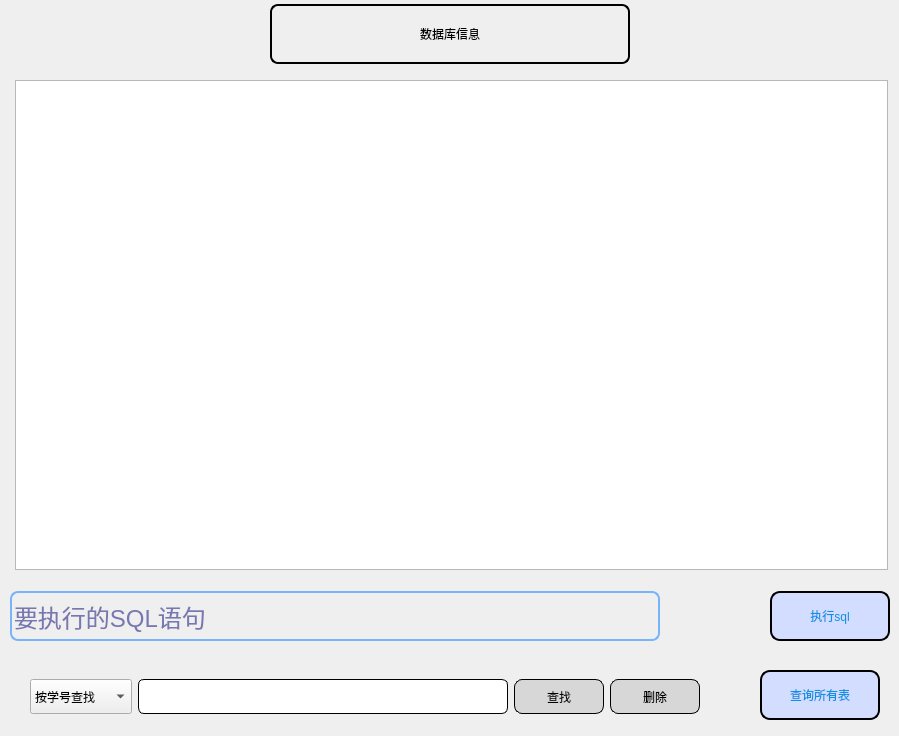
           <widget class="QWidget" name="page">
            <widget class="QTableView" name="tableView">
             <property name="geometry">
              <rect>
               <x>15</x>
               <y>80</y>
               <width>873</width>
               <height>490</height>
              </rect>
             </property>
             <property name="styleSheet">
              <string notr="true">QTableWidget::item:hover
{
background-color:rgb(92,188,227,200)
}
QTableWidget::item:selected
{
background-color:#1B89A1
}
QHeaderView::section,QTableCornerButton:section
{ 
 padding:3px; 
margin:0px; 
color:#DCDCDC; 
border:1px solid #242424; 
border-left-width:0px; 
border-right-width:1px;
 border-top-width:0px;
 border-bottom-width:1px;
background:qlineargradient(spread:pad,x1:0,y1:0,x2:0,y2:1,stop:0 #646464,stop:1 #525252);
 }
QTableWidget
{
background-color:white;
border:none;
font: 11pt &quot;楷体&quot;;
}</string>
             </property>
            </widget>
            <widget class="QLabel" name="Sreach_sql_lbl">
             <property name="geometry">
              <rect>
               <x>270</x>
               <y>4</y>
               <width>360</width>
               <height>60</height>
              </rect>
             </property>
             <property name="styleSheet">
              <string notr="true">#Sreach_sql_lbl
{
font: 18pt &quot;楷体&quot;;
border:2px solid ;
border-radius:8px;
}</string>
             </property>
             <property name="text">
              <string>数据库信息</string>
             </property>
             <property name="alignment">
              <set>Qt::AlignCenter</set>
             </property>
            </widget>
            <widget class="QWidget" name="widget_6" native="true">
             <property name="geometry">
              <rect>
               <x>10</x>
               <y>580</y>
               <width>880</width>
               <height>72</height>
              </rect>
             </property>
             <layout class="QHBoxLayout" name="horizontalLayout_14">
              <item>
               <widget class="QLineEdit" name="Sreach_sql_line">
                <property name="minimumSize">
                 <size>
                  <width>650</width>
                  <height>50</height>
                 </size>
                </property>
                <property name="maximumSize">
                 <size>
                  <width>16777215</width>
                  <height>50</height>
                 </size>
                </property>
                <property name="styleSheet">
                 <string notr="true">QLineEdit{
background:transparent;
font-family:&quot;方正粗黑宋简体&quot;;
font-size:24px;
	color: rgb(0, 2, 115);
border-color:rgb(119, 180, 250);
border-style:solid;
border-top-width:2px;
border-right-width:2px;
border-bottom-width:2px;
border-left-width:2px;
border-radius:8px;
}
QLineEdit:hover
{
background:transparent;
font-family:&quot;方正粗黑宋简体&quot;;
font-size:18px;
	color: rgb(1, 1, 100);
border-color:rgb(100, 150, 200);
border-style:solid;
border-top-width:4px;
border-right-width:4px;
border-bottom-width:4px;
border-left-width:4px;
border-radius:8px;
}
</string>
                </property>
                <property name="text">
                 <string/>
                </property>
                <property name="placeholderText">
                 <string>要执行的SQL语句</string>
                </property>
               </widget>
              </item>
              <item>
               <spacer name="horizontalSpacer_10">
                <property name="orientation">
                 <enum>Qt::Horizontal</enum>
                </property>
                <property name="sizeHint" stdset="0">
                 <size>
                  <width>20</width>
                  <height>20</height>
                 </size>
                </property>
               </spacer>
              </item>
              <item>
               <widget class="QPushButton" name="btn_Search_exec">
                <property name="minimumSize">
                 <size>
                  <width>120</width>
                  <height>50</height>
                 </size>
                </property>
                <property name="maximumSize">
                 <size>
                  <width>120</width>
                  <height>50</height>
                 </size>
                </property>
                <property name="styleSheet">
                 <string notr="true">QPushButton
{
font: 12pt &quot;楷体&quot;;

border:2px solid black;
border-radius:10px;
background-color: rgb(210, 221, 255);
color: rgb(17,143,227);
}
QPushButton:hover
{
font: 12pt &quot;楷体&quot;;
color:rgb(93,77,142);
border:3px solid #ff7c7e;
border-radius:10px;
background-color: rgb(210, 221, 255);
}</string>
                </property>
                <property name="text">
                 <string>执行sql</string>
                </property>
               </widget>
              </item>
             </layout>
            </widget>
            <widget class="QPushButton" name="btn_Search_all">
             <property name="geometry">
              <rect>
               <x>760</x>
               <y>670</y>
               <width>120</width>
               <height>50</height>
              </rect>
             </property>
             <property name="minimumSize">
              <size>
               <width>120</width>
               <height>50</height>
              </size>
             </property>
             <property name="maximumSize">
              <size>
               <width>120</width>
               <height>50</height>
              </size>
             </property>
             <property name="styleSheet">
              <string notr="true">QPushButton
{
font: 12pt &quot;楷体&quot;;

border:2px solid black;
border-radius:10px;
background-color: rgb(210, 221, 255);
color: rgb(17,143,227);
}
QPushButton:hover
{
font: 12pt &quot;楷体&quot;;
color:rgb(93,77,142);
border:3px solid #ff7c7e;
border-radius:10px;
background-color: rgb(210, 221, 255);
}</string>
             </property>
             <property name="text">
              <string>查询所有表</string>
             </property>
            </widget>
            <widget class="QWidget" name="widget_25" native="true">
             <property name="geometry">
              <rect>
               <x>30</x>
               <y>667</y>
               <width>670</width>
               <height>60</height>
              </rect>
             </property>
             <property name="styleSheet">
              <string notr="true">QPushButton
{
background-color: rgb(215, 215, 215);
border:1px solid;
border-radius:8px;
font: 12pt &quot;楷体&quot;;
}
QPushButton:hover
{
background-color: rgb(210, 255, 212);
border:2px solid;
border-radius:8px;
}</string>
             </property>
             <layout class="QHBoxLayout" name="horizontalLayout_42">
              <item>
               <widget class="QComboBox" name="Sreach_find_type_box">
                <property name="minimumSize">
                 <size>
                  <width>0</width>
                  <height>35</height>
                 </size>
                </property>
                <property name="styleSheet">
                 <string notr="true">font: 14pt &quot;楷体&quot;;</string>
                </property>
                <property name="editable">
                 <bool>false</bool>
                </property>
                <property name="currentIndex">
                 <number>0</number>
                </property>
                <property name="maxVisibleItems">
                 <number>10</number>
                </property>
                <property name="maxCount">
                 <number>20</number>
                </property>
                <property name="duplicatesEnabled">
                 <bool>false</bool>
                </property>
                <property name="frame">
                 <bool>true</bool>
                </property>
                <property name="modelColumn">
                 <number>0</number>
                </property>
                <item>
                 <property name="text">
                  <string>按学号查找</string>
                 </property>
                </item>
                <item>
                 <property name="text">
                  <string>按姓名查找</string>
                 </property>
                </item>
                <item>
                 <property name="text">
                  <string>按考勤组查找</string>
                 </property>
                </item>
               </widget>
              </item>
              <item>
               <widget class="QLineEdit" name="Sreach_find_line">
                <property name="minimumSize">
                 <size>
                  <width>0</width>
                  <height>35</height>
                 </size>
                </property>
                <property name="styleSheet">
                 <string notr="true">QLineEdit
{
border:1px solid;
border-radius:6px;
	font: 12pt &quot;楷体&quot;;
}
QLineEdit:hover
{
border:2px solid;
border-radius:6px;
}</string>
                </property>
               </widget>
              </item>
              <item>
               <widget class="QPushButton" name="btn_Search_find">
                <property name="minimumSize">
                 <size>
                  <width>90</width>
                  <height>35</height>
                 </size>
                </property>
                <property name="text">
                 <string>查找</string>
                </property>
                <property name="icon">
                 <iconset resource="res.qrc">
                  <normaloff>:/ptr/search.png</normaloff>:/ptr/search.png</iconset>
                </property>
                <property name="iconSize">
                 <size>
                  <width>25</width>
                  <height>25</height>
                 </size>
                </property>
               </widget>
              </item>
              <item>
               <widget class="QPushButton" name="btn_Search_delete">
                <property name="minimumSize">
                 <size>
                  <width>90</width>
                  <height>35</height>
                 </size>
                </property>
                <property name="text">
                 <string>删除</string>
                </property>
                <property name="icon">
                 <iconset resource="res.qrc">
                  <normaloff>:/ptr/delete.png</normaloff>:/ptr/delete.png</iconset>
                </property>
                <property name="iconSize">
                 <size>
                  <width>30</width>
                  <height>30</height>
                 </size>
                </property>
               </widget>
              </item>
             </layout>
            </widget>
           </widget>
